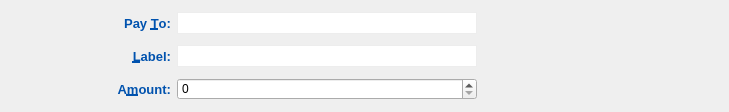
<?xml version="1.0" encoding="UTF-8"?>
<ui version="4.0">
 <class>SendCoinsEntry</class>
 <widget class="QFrame" name="SendCoinsEntry">
  <property name="geometry">
   <rect>
    <x>0</x>
    <y>0</y>
    <width>729</width>
    <height>112</height>
   </rect>
  </property>
  <property name="sizePolicy">
   <sizepolicy hsizetype="Preferred" vsizetype="Fixed">
    <horstretch>0</horstretch>
    <verstretch>0</verstretch>
   </sizepolicy>
  </property>
  <property name="windowTitle">
   <string notr="true"/>
  </property>
  <property name="styleSheet">
   <string notr="true">QLabel {
	color: #0052AE;
}
QLineEdit {
	border: 1px solid #ededed;
	background-color: white;
	min-height: 20px;
}
QComboBox {
	border: 1px solid #ededed;
	background-color: white;
	min-height: 20px;
	max-width: 60px;
}</string>
  </property>
  <property name="frameShape">
   <enum>QFrame::NoFrame</enum>
  </property>
  <property name="frameShadow">
   <enum>QFrame::Sunken</enum>
  </property>
  <property name="lineWidth">
   <number>0</number>
  </property>
  <layout class="QGridLayout" name="gridLayout_2">
   <item row="0" column="0">
    <spacer name="horizontalSpacer">
     <property name="orientation">
      <enum>Qt::Horizontal</enum>
     </property>
     <property name="sizeHint" stdset="0">
      <size>
       <width>40</width>
       <height>20</height>
      </size>
     </property>
    </spacer>
   </item>
   <item row="0" column="1">
    <layout class="QGridLayout" name="gridLayout">
     <property name="verticalSpacing">
      <number>10</number>
     </property>
     <item row="0" column="0">
      <widget class="QLabel" name="label_2">
       <property name="font">
        <font>
         <pointsize>10</pointsize>
         <weight>75</weight>
         <bold>true</bold>
        </font>
       </property>
       <property name="text">
        <string>Pay &amp;To:</string>
       </property>
       <property name="alignment">
        <set>Qt::AlignRight|Qt::AlignTrailing|Qt::AlignVCenter</set>
       </property>
       <property name="buddy">
        <cstring>payTo</cstring>
       </property>
      </widget>
     </item>
     <item row="1" column="0">
      <widget class="QLabel" name="label_4">
       <property name="font">
        <font>
         <pointsize>10</pointsize>
         <weight>75</weight>
         <bold>true</bold>
        </font>
       </property>
       <property name="text">
        <string>&amp;Label:</string>
       </property>
       <property name="alignment">
        <set>Qt::AlignRight|Qt::AlignTrailing|Qt::AlignVCenter</set>
       </property>
       <property name="buddy">
        <cstring>addAsLabel</cstring>
       </property>
      </widget>
     </item>
     <item row="2" column="0">
      <widget class="QLabel" name="label">
       <property name="font">
        <font>
         <pointsize>10</pointsize>
         <weight>75</weight>
         <bold>true</bold>
        </font>
       </property>
       <property name="text">
        <string>A&amp;mount:</string>
       </property>
       <property name="alignment">
        <set>Qt::AlignRight|Qt::AlignTrailing|Qt::AlignVCenter</set>
       </property>
       <property name="buddy">
        <cstring>payAmount</cstring>
       </property>
      </widget>
     </item>
     <item row="2" column="1">
      <layout class="QHBoxLayout" name="horizontalLayout">
       <item>
        <widget class="WorldcoinAmountField" name="payAmount">
         <property name="sizePolicy">
          <sizepolicy hsizetype="Minimum" vsizetype="Fixed">
           <horstretch>0</horstretch>
           <verstretch>0</verstretch>
          </sizepolicy>
         </property>
         <property name="minimumSize">
          <size>
           <width>0</width>
           <height>0</height>
          </size>
         </property>
        </widget>
       </item>
      </layout>
     </item>
     <item row="1" column="1">
      <widget class="QValidatedLineEdit" name="addAsLabel">
       <property name="toolTip">
        <string>Enter a label for this address to add it to your address book</string>
       </property>
      </widget>
     </item>
     <item row="0" column="1">
      <widget class="QValidatedLineEdit" name="payTo">
       <property name="minimumSize">
        <size>
         <width>300</width>
         <height>22</height>
        </size>
       </property>
       <property name="toolTip">
        <string>The address to send the payment to (e.g. MNS17iag9jJgTHD1VXjvLCEnZuQ3rJDE9L)</string>
       </property>
       <property name="maxLength">
        <number>34</number>
       </property>
      </widget>
     </item>
    </layout>
   </item>
   <item row="0" column="2">
    <layout class="QVBoxLayout" name="verticalLayout">
     <item>
      <layout class="QHBoxLayout" name="horizontalLayout_2">
       <item>
        <widget class="QPushButton" name="addButton">
         <property name="minimumSize">
          <size>
           <width>28</width>
           <height>28</height>
          </size>
         </property>
         <property name="maximumSize">
          <size>
           <width>28</width>
           <height>28</height>
          </size>
         </property>
         <property name="toolTip">
          <string>Send to multiple recipients at once</string>
         </property>
         <property name="styleSheet">
          <string notr="true">QPushButton {
	border: 0px solid gray;
	image: url(:/res/add_receiver/normal.png);
}

QPushButton:!enabled {
	image: url(:/res/add_receiver/disabled.png);
}

QPushButton:pressed:flat {
	image: url(:/res/add_receiver/pressed.png);
}

QPushButton:hover {
	image: url(:/res/add_receiver/hover.png);
}</string>
         </property>
         <property name="text">
          <string/>
         </property>
         <property name="shortcut">
          <string>Alt+P</string>
         </property>
         <property name="flat">
          <bool>true</bool>
         </property>
        </widget>
       </item>
       <item>
        <widget class="QPushButton" name="pasteButton">
         <property name="minimumSize">
          <size>
           <width>28</width>
           <height>28</height>
          </size>
         </property>
         <property name="maximumSize">
          <size>
           <width>28</width>
           <height>28</height>
          </size>
         </property>
         <property name="toolTip">
          <string>Paste address from clipboard</string>
         </property>
         <property name="styleSheet">
          <string notr="true">QPushButton {
	border: 0px solid gray;
	image: url(:/res/paste/normal.png);	
}

QPushButton:!enabled {
	image: url(:/res/paste/disabled.png);
}

QPushButton:pressed:flat {
	image: url(:/res/paste/pressed.png);
}

QPushButton:hover {
	image: url(:/res/paste/hover.png);
}</string>
         </property>
         <property name="text">
          <string/>
         </property>
         <property name="shortcut">
          <string>Alt+A</string>
         </property>
         <property name="flat">
          <bool>true</bool>
         </property>
        </widget>
       </item>
       <item>
        <widget class="QPushButton" name="addressBookButton">
         <property name="minimumSize">
          <size>
           <width>28</width>
           <height>28</height>
          </size>
         </property>
         <property name="maximumSize">
          <size>
           <width>28</width>
           <height>28</height>
          </size>
         </property>
         <property name="toolTip">
          <string>Choose address from address book</string>
         </property>
         <property name="styleSheet">
          <string notr="true">QPushButton {
	border: 0px solid gray;
	image: url(:/res/addressbook/normal.png);
}

QPushButton:!enabled {
	image: url(:/res/addressbook/disabled.png);
}

QPushButton:pressed:flat {
	image: url(:/res/addressbook/pressed.png);
}

QPushButton:hover {
	image: url(:/res/addressbook/hover.png);
}</string>
         </property>
         <property name="text">
          <string/>
         </property>
         <property name="shortcut">
          <string>Alt+P</string>
         </property>
         <property name="flat">
          <bool>true</bool>
         </property>
        </widget>
       </item>
       <item>
        <widget class="QPushButton" name="deleteButton">
         <property name="minimumSize">
          <size>
           <width>28</width>
           <height>28</height>
          </size>
         </property>
         <property name="maximumSize">
          <size>
           <width>28</width>
           <height>28</height>
          </size>
         </property>
         <property name="toolTip">
          <string>Remove this recipient</string>
         </property>
         <property name="styleSheet">
          <string notr="true">QPushButton {
	border: 0px solid gray;
	image: url(:/res/del_receiver/normal.png);
}

QPushButton:!enabled {
	image: url(:/res/del_receiver/disabled.png);
}

QPushButton:pressed:flat {
	image: url(:/res/del_receiver/pressed.png);
}

QPushButton:hover {
	image: url(:/res/del_receiver/hover.png);
}</string>
         </property>
         <property name="text">
          <string/>
         </property>
         <property name="flat">
          <bool>true</bool>
         </property>
        </widget>
       </item>
      </layout>
     </item>
     <item>
      <spacer name="verticalSpacer">
       <property name="orientation">
        <enum>Qt::Vertical</enum>
       </property>
       <property name="sizeHint" stdset="0">
        <size>
         <width>20</width>
         <height>40</height>
        </size>
       </property>
      </spacer>
     </item>
    </layout>
   </item>
   <item row="0" column="3">
    <spacer name="horizontalSpacer_2">
     <property name="orientation">
      <enum>Qt::Horizontal</enum>
     </property>
     <property name="sizeHint" stdset="0">
      <size>
       <width>40</width>
       <height>20</height>
      </size>
     </property>
    </spacer>
   </item>
  </layout>
 </widget>
 <customwidgets>
  <customwidget>
   <class>WorldcoinAmountField</class>
   <extends>QSpinBox</extends>
   <header>worldcoinamountfield.h</header>
   <container>1</container>
  </customwidget>
  <customwidget>
   <class>QValidatedLineEdit</class>
   <extends>QLineEdit</extends>
   <header>qvalidatedlineedit.h</header>
  </customwidget>
 </customwidgets>
 <resources/>
 <connections/>
 <slots>
  <slot>pasteRequested()</slot>
  <slot>addFromAddressBookRequested()</slot>
  <slot>deleteRequested()</slot>
 </slots>
</ui>
